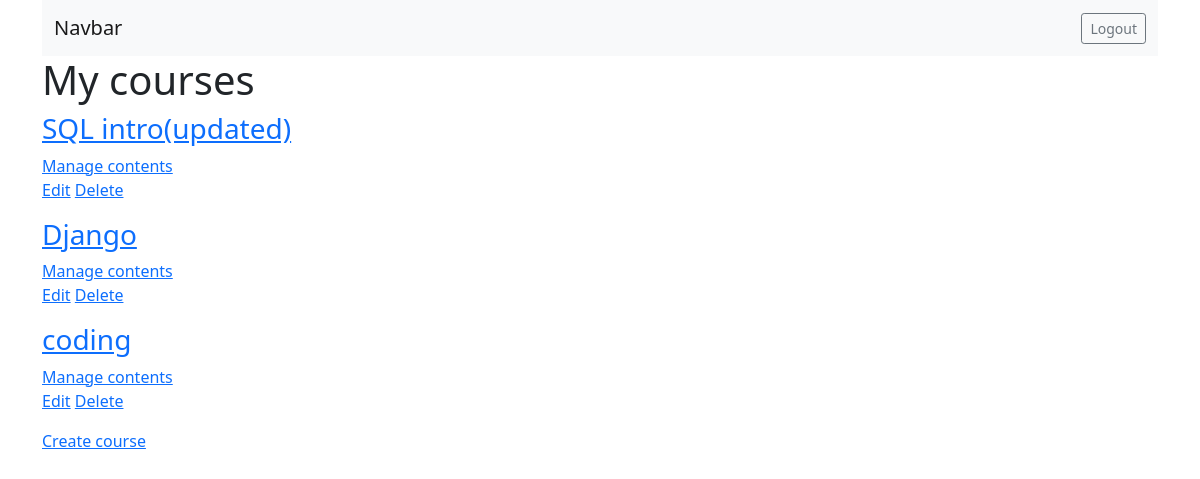
The app's page /course/mine (signed in), older data.
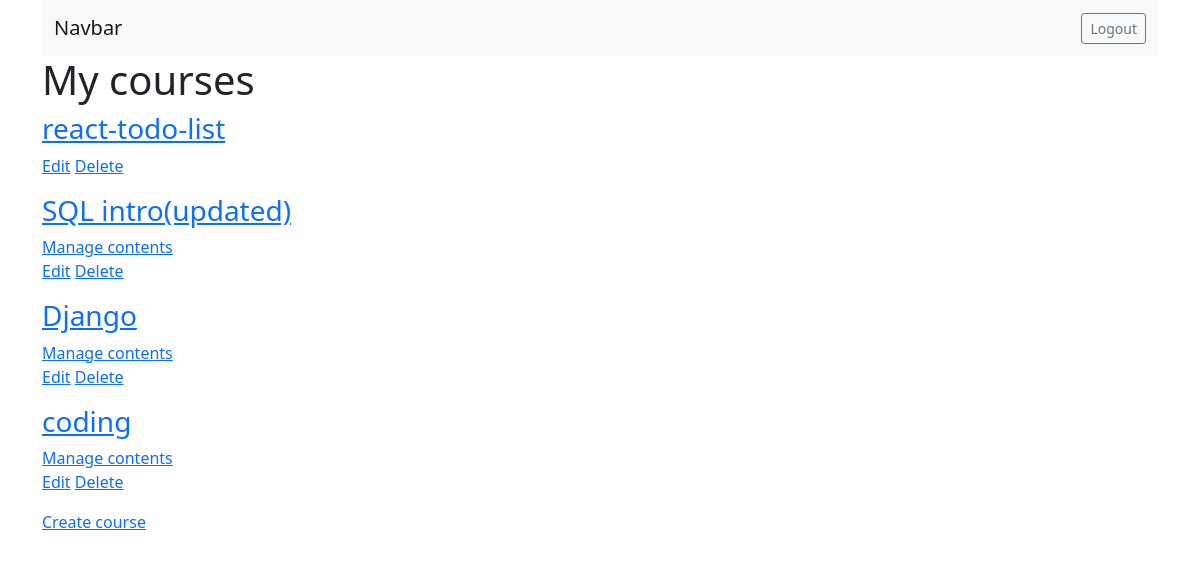
The same page, newer data.
### courses/models.py (models this page shows, shortened)
class Course(models.Model):
    owner = models.ForeignKey(User, on_delete=models.CASCADE, related_name='created_by')
    subject = models.ForeignKey(Subject, on_delete=models.CASCADE, related_name='courses')
    title = models.CharField(max_length=255)
    slug = models.SlugField(max_length=255, unique=True)
    overview = models.TextField()
    created = models.DateTimeField(auto_now_add=True)
    class Meta:
        ordering = ['-created']

### courses/views.py (the view)
# urls.py: path('mine', views.ManageCourseListView.as_view(), name='manage_course_list'),
class ManageCourseListView(ListView):
    model = Course
    template_name = 'courses/manage/course/list.html'
    permission_required = 'courses.view_course'
    def get_queryset(self):
        qs = super().get_queryset() # qs name is object_list by default.
        return qs.filter(owner=self.request.user)

### courses/templates/courses/manage/course/list.html (shortened to what this page needs)
{% extends 'courses/base.html' %}
{% block content %}
<h1>My courses</h1>
    {% for course in object_list %}
        <h3><a href="{% url 'course_module_update' course.id %}">{{course.title}}</h3>
        {% if course.modules.count > 0 %}
            <a href="{% url 'module_content_list' course.modules.first.id %}">Manage contents</a>
        {% endif %}
        <p>
            <a href="{% url 'course_edit' course.id %}">Edit</a>
            <a href="{% url 'course_delete' course.id %}">Delete</a>
        </p>
    {% empty %}
        <p>You haven't created any course yet!</p>
    {% endfor %}
    <p>
        <a href="{% url 'course_create' %}">Create course</a>
    </p>
{% endblock content %}

Row changes from the older to the newer data that the page shows:
added Course: title "react-todo-list"
